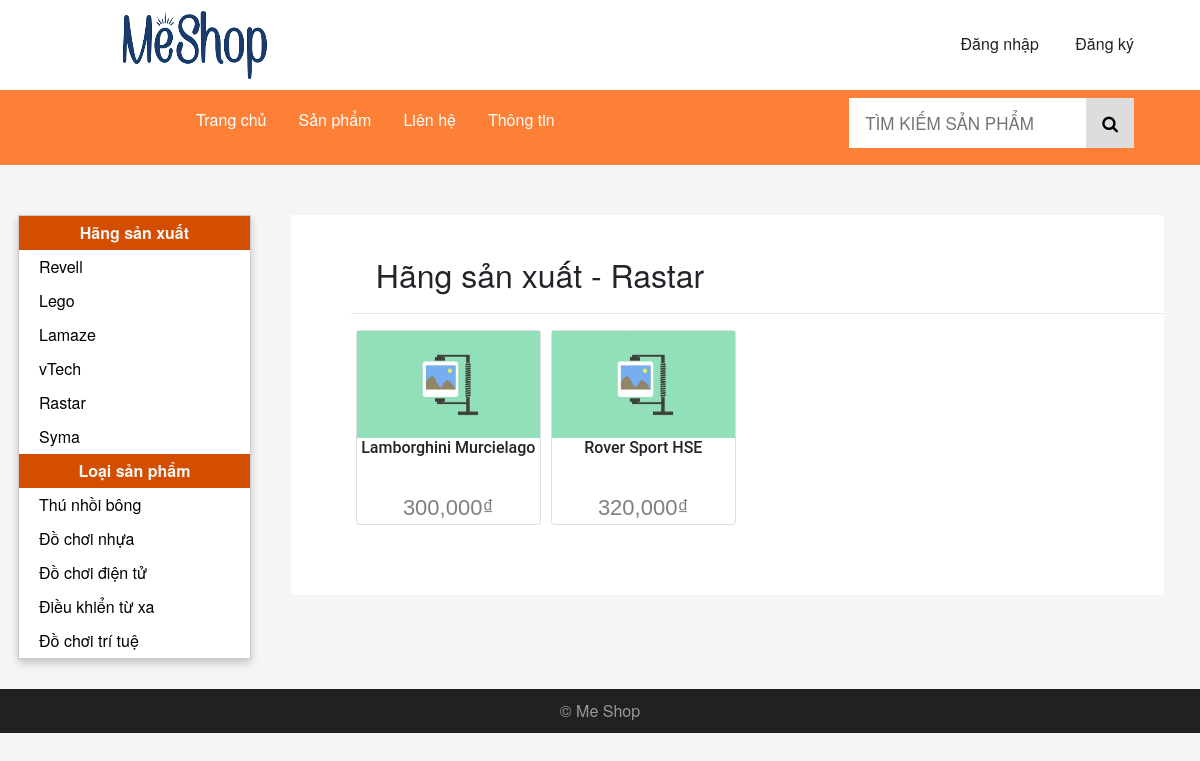
The app's page /index.php?a=2&id=5 with its own data.
### tables this page shows
CREATE TABLE IF NOT EXISTS `HangSanXuat` (
  `MaHangSanXuat` int(11) NOT NULL AUTO_INCREMENT,
  `TenHangSanXuat` varchar(64) DEFAULT NULL,
  `LogoURL` varchar(45) DEFAULT NULL,
  `BiXoa` tinyint(1) DEFAULT '0',
  PRIMARY KEY (`MaHangSanXuat`)
);

CREATE TABLE IF NOT EXISTS `LoaiSanPham` (
  `MaLoaiSanPham` int(11) NOT NULL AUTO_INCREMENT,
  `TenLoaiSanPham` varchar(64) DEFAULT NULL,
  `BiXoa` tinyint(1) DEFAULT '0',
  PRIMARY KEY (`MaLoaiSanPham`)
);

CREATE TABLE IF NOT EXISTS `SanPham` (
  `MaSanPham` int(11) NOT NULL AUTO_INCREMENT,
  `TenSanPham` varchar(45) DEFAULT NULL,
  `HinhURL` varchar(45) DEFAULT NULL,
  `GiaSanPham` int(11) DEFAULT NULL,
  `NgayNhap` datetime DEFAULT NULL,
  `SoLuongNhap` int(11) DEFAULT NULL,
  `SoLuongTon` int(11) DEFAULT NULL,
  `SoLuongBan` int(11) DEFAULT NULL,
  `SoLuotXem` int(11) DEFAULT NULL,
  `XuatXu` varchar(45) DEFAULT NULL,
  `MoTa` text,
  `BiXoa` tinyint(1) DEFAULT '0',
  `MaLoaiSanPham` int(11) NOT NULL,
  `MaHangSanXuat` int(11) NOT NULL,
  PRIMARY KEY (`MaSanPham`),
  KEY `fk_SanPham_LoaiSanPham1_idx` (`MaLoaiSanPham`),
  KEY `fk_SanPham_HangSanXuat1_idx` (`MaHangSanXuat`)
);

### lib/DataProvider.php (called while the page is built, shortened)
<?php
    class DataProvider
    {
        public static function ExecuteQuery($sql)
        {
            $connection = mysqli_connect('localhost', 'shop', 'Shop#2022', 'MeShop') or die("couldn't connect to localhost");
            mysqli_query($connection, "set names 'utf8'");
            $result = mysqli_query($connection, $sql);
            return $result;
        }
    }
?>

### modules/mHang.php (the view)
<dl>
    <dt>Hãng sản xuất</dt>
    <?php
        $sql = "SELECT * FROM HangSanXuat WHERE BiXoa=0";
        $result = DataProvider::ExecuteQuery($sql);
        while($row = mysqli_fetch_array($result))
        {
    ?>
        <dd>
        <a href="index.php?a=2&id=<?php echo $row["MaHangSanXuat"];?>"><?php echo $row["TenHangSanXuat"] ?></a>
    </dd>
    <?php
        }
    ?>
</dl>

### modules/mLoai.php
<dl>
    <dt>Loại sản phẩm</dt>
    <?php
        $sql = "SELECT * FROM LoaiSanPham WHERE BiXoa=0";
        $result = DataProvider::ExecuteQuery($sql);
        while($row = mysqli_fetch_array($result))
        {
    ?>
        <dd>
        <a href="index.php?a=3&id=<?php echo $row["MaLoaiSanPham"];?>"><?php echo $row["TenLoaiSanPham"] ?></a>
    </dd>
    <?php
        }
    ?>
</dl>

### pages/pSanPhamTheoHang.php (shortened to what this page needs)
<?php
if (isset($_GET["id"]))
    $id = $_GET["id"];
else
    DataProvider::ChangeURL("index.php?a=404");
$sql = "SELECT * FROM HangSanXuat WHERE BiXoa = 0 AND MaHangSanXuat = $id";
$result = DataProvider::ExecuteQuery($sql);
$row = mysqli_fetch_array($result);
?>
<div class="container">
    <div class="hot-product-wrapper">
        <h2 style="margin: 20px;">Hãng sản xuất - <span><?php echo $row["TenHangSanXuat"] ?></span></h2>
        <hr>
        <div class="card-wrapper">
            <?php
            $sql = "SELECT * FROM SanPham WHERE BiXoa = 0 AND MaHangSanXuat = $id";
            $result = DataProvider::ExecuteQuery($sql);
            while ($row = mysqli_fetch_array($result)) {
            ?>
                <div class="card" onclick='location.href=" index.php?a=4&id=<?php echo $row["MaSanPham"]; ?>";'>
                    <img src="image/<?php echo $row["HinhURL"]; ?>">
                    <h6><?php echo $row["TenSanPham"]; ?></h6>
                    <p class="price"><?php echo number_format($row["GiaSanPham"]); ?>₫</p>
                </div>
            <?php
            }
            ?>
        </div>
    </div>
</div>

### css/style.css (style rules this page uses)
* { box-sizing: border-box; margin: 0; padding: 0; }
body { margin: 0; font-family: "Helvetica Neue", Helvetica, Arial, sans-serif; background-color: #f5f5f5; }
a { text-decoration: none !important; }
div { display: block; }
.sidenav dl dt { padding: 5px 0px; background-color: #d34e00; color: #f5f5f5; text-align: center; }
.sidenav dl { margin: 0px; padding: 0px; }
.sidenav dl dd { background-color: #fff; margin-bottom: 0px; }
.sidenav dl dd a { display: block; padding: 5px 0px; padding-left: 20px; text-decoration: none; color: black; }
.container { float: left; position: relative; width: 75%; margin: 0px 0px 0px 20px; padding: 0px 0px 50px 0px; background-color: white; }
.card { float: left; max-width: 185px; margin: auto; text-align: center; font-family: arial; margin: 0px 5px 20px 5px; cursor: pointer; }
.card h6 { font-family: "Roboto", sans-serif; height: 45px; word-wrap: break-word; text-overflow: ellipsis; overflow: hidden; display: -webkit-box; -webkit-box-orient: vertical; -webkit-line-clamp: 2; }
.card p:last-child { margin-bottom: 0px; }
.price { color: grey; font-size: 22px; }
.card > img { width: 100%; max-height: 276px; }
.card-wrapper { display: block; float: left; align-self: center; height: 50%; }
.hot-product-wrapper { display: block; margin-left: 60px; width: auto; }
h2 { padding-left: 5px; padding-top: 20px; }

### records on screen
hangsanxuat: TenHangSanXuat "Revell"
hangsanxuat: TenHangSanXuat "Lego"
hangsanxuat: TenHangSanXuat "Lamaze"
hangsanxuat: TenHangSanXuat "vTech"
hangsanxuat: TenHangSanXuat "Rastar"
hangsanxuat: TenHangSanXuat "Syma"
loaisanpham: TenLoaiSanPham "Thú nhồi bông"
loaisanpham: TenLoaiSanPham "Đồ chơi nhựa"
loaisanpham: TenLoaiSanPham "Đồ chơi điện tử"
loaisanpham: TenLoaiSanPham "Điều khiển từ xa"
loaisanpham: TenLoaiSanPham "Đồ chơi trí tuệ"
sanpham: HinhURL (picture), TenSanPham "Lamborghini Murcielago", GiaSanPham "300,000"
sanpham: HinhURL (picture), TenSanPham "Rover Sport HSE", GiaSanPham "320,000"
